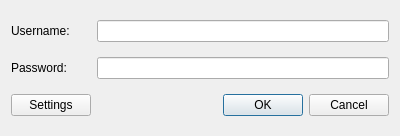
<?xml version="1.0" encoding="UTF-8"?>
<ui version="4.0">
 <class>AuthDialog</class>
 <widget class="QDialog" name="AuthDialog">
  <property name="geometry">
   <rect>
    <x>0</x>
    <y>0</y>
    <width>400</width>
    <height>136</height>
   </rect>
  </property>
  <property name="windowTitle">
   <string>Dialog</string>
  </property>
  <layout class="QGridLayout" name="gridLayout">
   <item row="0" column="1">
    <widget class="QLabel" name="labelUsername">
     <property name="text">
      <string>Username:</string>
     </property>
    </widget>
   </item>
   <item row="3" column="1">
    <widget class="QLabel" name="labelPassword">
     <property name="text">
      <string>Password:</string>
     </property>
    </widget>
   </item>
   <item row="0" column="2">
    <widget class="QLineEdit" name="editUsername"/>
   </item>
   <item row="3" column="2">
    <widget class="QLineEdit" name="editPassword">
     <property name="echoMode">
      <enum>QLineEdit::Password</enum>
     </property>
    </widget>
   </item>
   <item row="4" column="2">
    <widget class="QDialogButtonBox" name="buttonBox">
     <property name="orientation">
      <enum>Qt::Horizontal</enum>
     </property>
     <property name="standardButtons">
      <set>QDialogButtonBox::Cancel|QDialogButtonBox::Ok</set>
     </property>
     <property name="centerButtons">
      <bool>false</bool>
     </property>
    </widget>
   </item>
   <item row="4" column="1">
    <widget class="QPushButton" name="btnSettings">
     <property name="text">
      <string>Settings</string>
     </property>
    </widget>
   </item>
  </layout>
 </widget>
 <resources/>
 <connections>
  <connection>
   <sender>buttonBox</sender>
   <signal>rejected()</signal>
   <receiver>AuthDialog</receiver>
   <slot>reject()</slot>
   <hints>
    <hint type="sourcelabel">
     <x>316</x>
     <y>260</y>
    </hint>
    <hint type="destinationlabel">
     <x>286</x>
     <y>274</y>
    </hint>
   </hints>
  </connection>
 </connections>
</ui>
